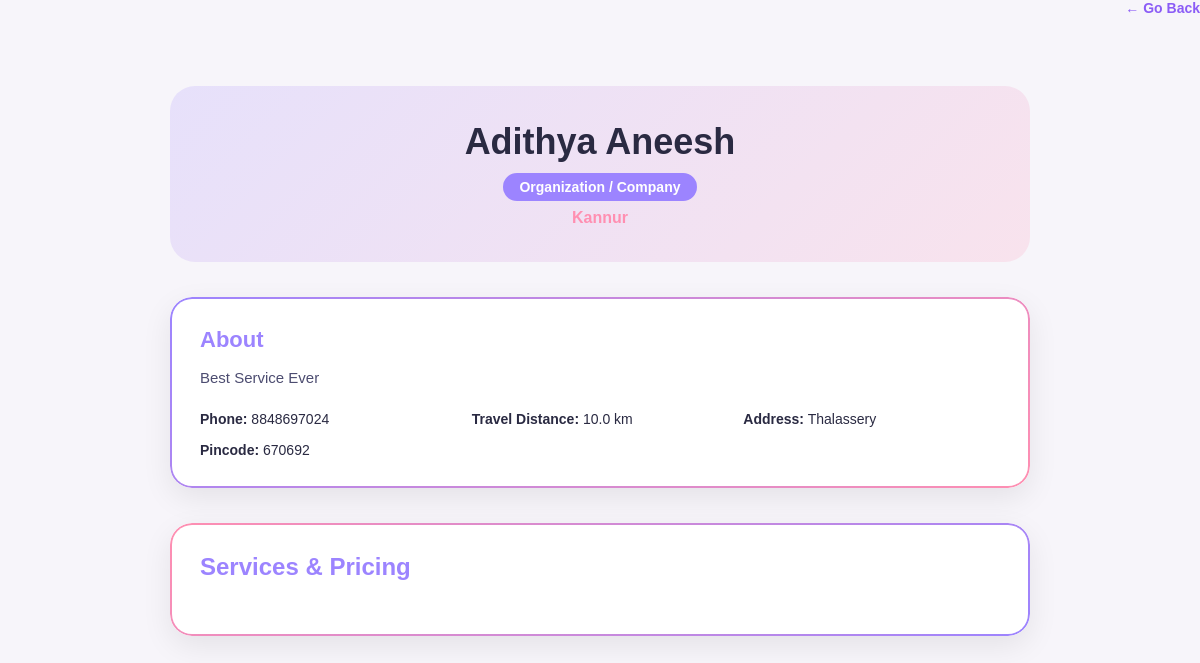
The app's page /booknow/15/?service= with its own data.
### PetCare/models.py (models this page shows, shortened)
class ServiceProvider(models.Model):
    PROVIDER_TYPE = (
        ('individual', 'Individual'),
        ('organization', 'Organization / Company'),
    )
    ID_TYPE = (
        ('aadhaar', 'Aadhaar'),
        ('pan', 'PAN'),
        ('passport', 'Passport'),
    )
    user = models.OneToOneField(Profile, on_delete=models.CASCADE)
    full_name = models.CharField(max_length=100,null=True,blank=True)
    phone_number = models.CharField(max_length=15,null=True,blank=True)
    provider_type = models.CharField(max_length=20, choices=PROVIDER_TYPE,null=True,blank=True)
    bio = models.TextField(null=True,blank=True)
    city = models.CharField(max_length=50,null=True,blank=True)
    address = models.TextField(null=True,blank=True)
    pincode = models.CharField(max_length=10,null=True,blank=True)
    latitude = models.FloatField(null=True, blank=True)
    longitude = models.FloatField(null=True, blank=True)
    travel_distance = models.FloatField(null=True, blank=True)
    services = models.JSONField(null=True,blank=True)  # store selected services
    id_type = models.CharField(max_length=20, choices=ID_TYPE,null=True,blank=True)
    id_number = models.CharField(max_length=50,unique=True,null=True,blank=True,help_text="Government ID number")
    id_proof = models.FileField(upload_to='providers/id/',null=True,blank=True)
    grooming_certificate = models.FileField(upload_to='providers/certificates/',null=True,blank=True)
    vet_license = models.FileField(upload_to='providers/certificates/',null=True,blank=True)
    training_certificate = models.FileField(upload_to='providers/certificates/',null=True,blank=True)
    organization_registration = models.FileField(upload_to='providers/certificates/',null=True,blank=True)
    is_verified = models.BooleanField(default=False)

### PetCare/views.py (the view)
# urls.py: path('booknow/<int:provider_id>/',views.booknow,name='booknow'),
def booknow(request,provider_id):
    provider = get_object_or_404(
        ServiceProvider,
        id=provider_id,
        is_verified=True
    )
    return render(request,'customer/booknow.html', {
        "provider": provider
    })

### PetCare/templates/customer/booknow.html (shortened to what this page needs)
{% load static %}
<!DOCTYPE html>
<html lang="en">
<head>
    <link rel="stylesheet" href="{% static 'css/customer/booknow.css' %}">
</head>
<body>
<button type="button" class="back-btn" onclick="window.history.back()">
    ← Go Back
</button>
<div class="page">
    <div class="provider-header">
        <h1>{{ provider.full_name }}</h1>
        <span class="badge">{{ provider.get_provider_type_display }}</span>
        <p class="city">{{ provider.city }}</p>
    </div>
    <div class="info-card">
        <h3>About</h3>
        <p>{{ provider.bio|default:"No description provided." }}</p>
        <div class="info-grid">
            <div><strong>Phone:</strong> {{ provider.phone_number }}</div>
            <div><strong>Travel Distance:</strong> {{ provider.travel_distance }} km</div>
            <div><strong>Address:</strong> {{ provider.address }}</div>
            <div><strong>Pincode:</strong> {{ provider.pincode }}</div>
        </div>
    </div>
    <div class="services-card">
        <h3>Services & Pricing</h3>
    </div>
</div>
</body>
</html>

### PetCare/static/css/customer/booknow.css (style rules this page uses)
* { margin: 0; padding: 0; box-sizing: border-box; font-family: "Montserrat", sans-serif; }
body { background: #F7F5FA; color: #2A2A42; }
.page { max-width: 900px; margin: 50px auto; padding: 20px; }
.provider-header { background: linear-gradient( 135deg, rgba(156, 132, 255, 0.18), rgba(255, 143, 177, 0.18) ); padding: 35px; border-radius: 25px; text-align: center; margin-bottom: 35px; }
.provider-header h1 { font-size: 36px; font-weight: 800; color: #2A2A42; }
.provider-header .badge { display: inline-block; margin-top: 10px; padding: 6px 16px; border-radius: 20px; background: #9C84FF; color: #fff; font-size: 14px; font-weight: 600; }
.provider-header .city { margin-top: 8px; font-size: 16px; font-weight: 600; color: #FF8FB1; }
.info-card { background: #fff; padding: 30px; border-radius: 22px; box-shadow: 0 10px 30px rgba(0,0,0,0.08); margin-bottom: 35px; position: relative; }
.info-card::before { content: ""; position: absolute; inset: 0; border-radius: 22px; padding: 2px; background: linear-gradient(135deg, #9C84FF, #FF8FB1); -webkit-mask: linear-gradient(#fff 0 0) content-box, linear-gradient(#fff 0 0); -webkit-mask-composite: xor; mask-composite: exclude; pointer-events: none; }
.info-card h3 { font-size: 22px; font-weight: 700; margin-bottom: 12px; color: #9C84FF; }
.info-card p { font-size: 15px; line-height: 1.7; color: #4C4C70; margin-bottom: 20px; }
.info-grid { display: grid; grid-template-columns: repeat(auto-fit, minmax(220px, 1fr)); gap: 15px; font-size: 14px; }
.services-card { background: #fff; padding: 30px; border-radius: 22px; box-shadow: 0 10px 30px rgba(0,0,0,0.08); position: relative; }
.services-card::before { content: ""; position: absolute; inset: 0; border-radius: 22px; padding: 2px; background: linear-gradient(135deg, #FF8FB1, #9C84FF); -webkit-mask: linear-gradient(#fff 0 0) content-box, linear-gradient(#fff 0 0); -webkit-mask-composite: xor; mask-composite: exclude; pointer-events: none; }
.services-card h3 { font-size: 24px; font-weight: 800; margin-bottom: 25px; color: #9C84FF; }
.back-btn { background: transparent; border: none; color: #8b5cf6; font-size: 14px; font-weight: 600; cursor: pointer; display: block; margin-left: auto; margin-bottom: 12px; }

### records on screen
ServiceProvider: full_name "Adithya Aneesh", provider_type "Organization / Company", city "Kannur", bio "Best Service Ever", phone_number "8848697024", travel_distance "10.0", address "Thalassery", pincode "670692"
